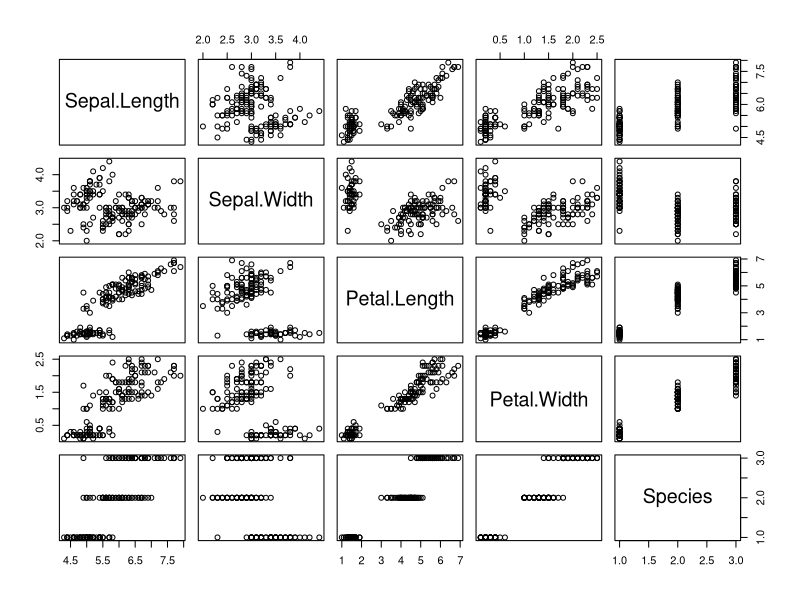
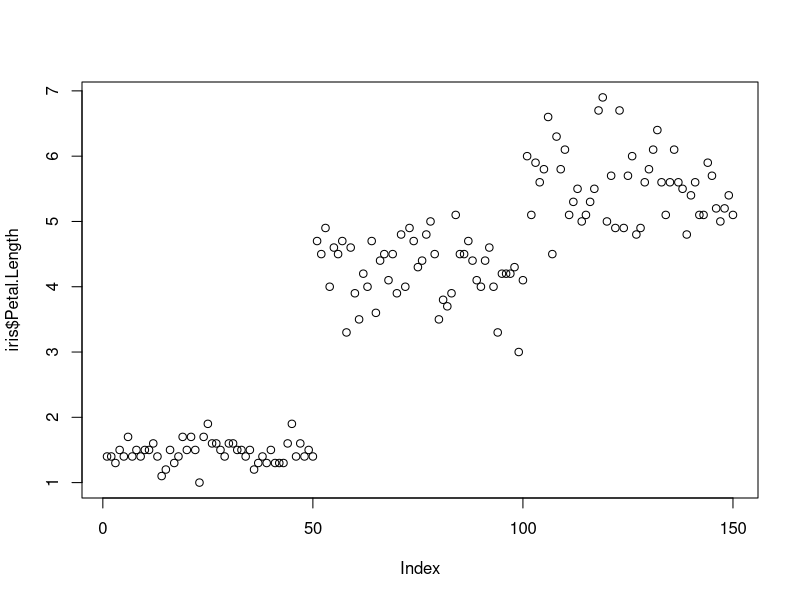

Generate these figures, in order, with R: (Note: this script raises an error after producing the figures.)
## ---- chunk 1
    head(iris)
## ---- chunk 2
plot(iris)
## ---- chunk 3
head(iris)
## ---- chunk 4
tail(iris)
## ---- chunk 5
str(iris)
## ---- chunk 6
summary(iris)
## ---- chunk 7
plot(iris$Petal.Length)
## ---- chunk 8
as.character(head(iris$Species))
as.numeric(c(head(iris$Species),tail(iris$Species)))
## ---- chunk 9
x=c(3,6,9,12,15)
x+1 #x의 모든 값에 1 더하기
x+c(1,2,3,4,5)
## ---- chunk 10
x=c(3,5,6,12,15)
y=1:5
z=append(x,y);z #x에 y 덧붙이기
## ---- chunk 11
z=c(x,y);z #누적 반복문에는 사용 불가
## ---- chunk 12
length(x)==length(c(1,2))
x+c(1,2) #Not recommended
## ---- chunk 13
length(unique(iris$Sepal.Length))/length(iris$Sepal.Length)*100
## ---- chunk 14
x=c("a","b","c","d")
x[1:2]
paste(x[1],x[2]) #Merge string
## ---- chunk 15
paste("Hello", "World")
## ---- chunk 16
paste(iris$Species[1], iris$Species[51], iris$Species[101])
## ---- chunk 17
print("aaa") #Only one chunk can be printed
cat("aaa \t bbbb \n ccccc \rddd")
## ---- chunk 18
paste("010","1111","2222", sep="-") #There is a blank between datas in default
## ---- chunk 19
str01="abcdefghijklm"
substring(str01,2,5) #Extract String from str01 index from 2 to 5
## ---- chunk 20
x=runif(5,1,20);x
## ---- chunk 21
sum((x>=4)&(x<=7))
## ---- chunk 22
any(x>=10) #Check if any of x is over 10
all(x>=10) #Check if all of x is over 10
## ---- chunk 23
vec1=c(1,2,3)
vec2=c(4,5,6)
vec3=c(7,8,9)
## ---- chunk 24
mat1=rbind(vec1, vec2, vec3);mat1
## ---- chunk 25
mat2=cbind(vec1,vec2,vec3);mat2
## ---- chunk 26
irisHead=head(iris,5);irisHead
## ---- chunk 27
irisHead=rbind(irisHead,c(1,1,1,1,"setosa"));irisHead
## ---- chunk 28
irisHead=cbind(irisHead, abc=rep(2,6));irisHead
## ---- chunk 29
irisHead=iris[1:5,]
irisHead=cbind(irisHead, Length=(irisHead$Sepal.Length+irisHead$Petal.Length));irisHead
## ---- chunk 30
irisHead=iris[1:5,]
irisHead$Length=irisHead$Sepal.Length+irisHead$Petal.Length
irisHead
## ---- chunk 31
sl=iris$Sepal.Length
sw=iris$Sepal.Width
irisM=cbind(sl, sw)
head(irisM)
class(irisM)
## ---- chunk 32
irisD=as.data.frame(irisM);head(irisD)
class(irisD)
## ---- chunk 33
colnames(mat1)=c("A", "B", "C")
mat1
## ---- chunk 34
mat1D=as.data.frame(mat1);mat1D
## ---- chunk 35
rownames(mat2)=1:3
mat2
## ---- chunk 36
mat2D=as.data.frame(mat2)
mat2D
## ---- chunk 37
colnames(mat2D)=colnames(mat1D) #Make column names same
rbind(mat1D,mat2D)
## ---- chunk 38
no=1:4
name=c("Apple", "Banana", "Peach", "Strawberry")
price=c(500,400,300,200)
quantity=c(5,2,4,7)
## ---- chunk 39
fruit=data.frame(no=no,item=name,Price=price, Stock=quantity)
fruit
## ---- chunk 40
str(fruit)
## ---- chunk 41
fruit[,c(2,4)]
## ---- chunk 42
fruit[,-1]
## ---- chunk 43
fruit[-c(2,4),-1]
## ---- chunk 44
fruit$StockPrice=fruit$Price*fruit$Stock
fruit
## ---- chunk 45
gold=read.csv("gold.csv",header=T)
gold
## ---- chunk 46
fruit$Site=c("Kor","Tha","Kor","Chn")
fruit
## ---- chunk 47
txtEmp=read.table("emp.txt", header=T, sep=",")
txtEmp
## ---- chunk 48
str(txtEmp)
## ---- chunk 49
csvEmp=read.csv("emp2.csv", header=F)
csvEmp
## ---- chunk 50
colnames(csvEmp)=c("사번", "이름", "급여")
csvEmp
## ---- chunk 51
ncol(csvEmp)
nrow(csvEmp)
## ---- chunk 52
df=data.frame(x=1:5,y=seq(2,10,2),z=c("a","b","c","d","e"))
df
## ---- chunk 53
sum(df$x)
sum(df$y)
## ---- chunk 54
apply(df[,-3], 2, sum)
apply(df[,-3], 2, mean)
apply(df[,-3], 2, sd)
## ---- chunk 55
df$sum=apply(df[,-3], 1, sum)
df
## ---- chunk 56
nrow(subset(df,x>=3&y>=8))
## ---- chunk 57
apply(subset(df,x>=3&y>=8)[,1:2],2,sum)
## ---- chunk 58
height=data.frame(id=1:3, height=c(160,170,180))
weight=data.frame(id=c(2,1,3),weight=c(70,60,80))
height;weight
## ---- chunk 59
merge(height,weight)
## ---- chunk 60
height=data.frame(id=1:3,height=c(160,170,180))
weight=data.frame(ad=c(2,1),weight=c(70,60))
height;weight
## ---- chunk 61
merge(height,weight)
## ---- chunk 62
merge(x=height, y=weight, by.x="id", by.y="ad")
## ---- chunk 63
merge(x=height, y=weight, by.x="id", by.y="ad",all.x=T)
## ---- chunk 64
member=list(name="Carlson", address="Seoul", tel="010-1111-2222", pay=300);member
## ---- chunk 65
c(member$name, member$address)
## ---- chunk 66
library(stringr) #import in Java
## ---- chunk 67
string="magnuscarlson2859dingliren2811이준혁2388"
string
## ---- chunk 68
str_extract_all(string,"[a-z]{3}")
## ---- chunk 69
str_extract_all(string,"[a-z]{3,5}")
str_extract_all(string,"[a-z]{3,}") #list
## ---- chunk 70
aaa=str_extract_all(string,"[a-z]{3,}")
bbb=unlist(aaa) #character
bbb
## ---- chunk 71
ccc=str_extract_all(string,"[0-9]{1,}");ccc
ddd=unlist(ccc)
ddd;ddd[1]
## ---- chunk 72
eee=str_extract_all(string,"[가-힣]{1,}");eee
## ---- chunk 73
str_extract_all(string,"[^a-z]{1,}") #pattern except alphabet
## ---- chunk 74
str_length(string)
str_locate_all(string,"magnus")
class(str_locate_all(string,"magnus"))
## ---- chunk 75
str_sub(string,1,32)
str_sub(string,1, str_locate(string,"ding")[1]-1)
## ---- chunk 76
str_to_upper(string)
str_to_lower(string)
## ---- chunk 77
string=str_replace(string,"이준혁2388", "leejunhyeok2388")
string
## ---- chunk 78
string2="magnuscarlson2859,dingliren2811,이준혁2388"
unlist(str_split(string2,","))
## ---- chunk 79
price="12,345,678"
as.numeric(str_replace_all(price,",",""))
as.numeric(str_remove_all(price,","))
## ---- chunk 80
str_c(price,sep="")
## ---- chunk 81
temp=c(1,2,NA,4)
sum(is.na(temp))
str_replace_na(temp,median(temp,na.rm=T))
